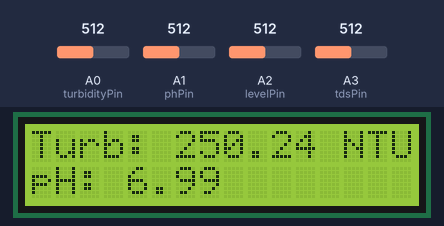
A sketch run on a simulated Arduino Uno, built with avr-gcc and run on an emulated ATmega328P. Parts: 16×2 character LCD. Inputs (shaded band) come from the test bench; at power-on: A0 (turbidityPin) = 512, A1 (phPin) = 512, A2 (levelPin) = 512, A3 (tdsPin) = 512. No radio packets arrive unless stated; what the sketch prints to the serial monitor is not drawn.

Above: at 3.3 s.
3.4 s: A0 (turbidityPin) set to 716
At 9.7 s:
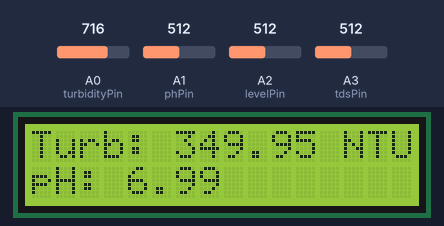
15.9 s: A1 (phPin) set to 716
At 22.3 s:
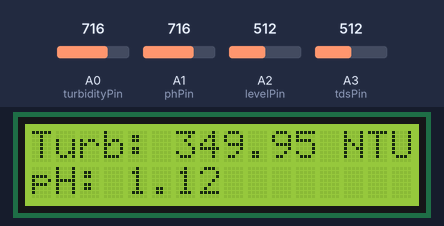
25.9 s: A2 (levelPin) set to 716
At 31.4 s:
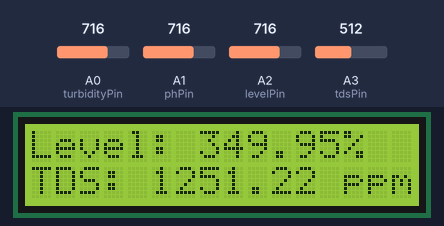
35.7 s: A3 (tdsPin) set to 716
At 44.0 s:
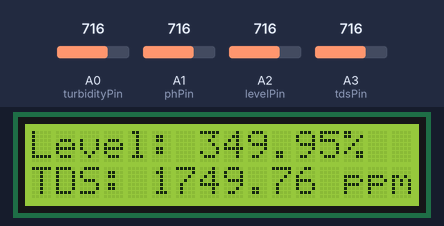
48.2 s: A0 (turbidityPin) set to 992
At 54.3 s:
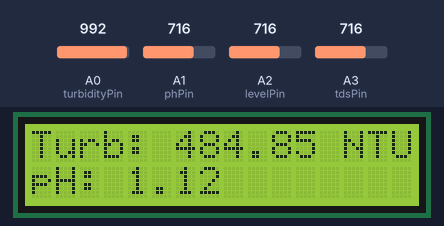
58.0 s: A1 (phPin) set to 992
At 61.2 s:
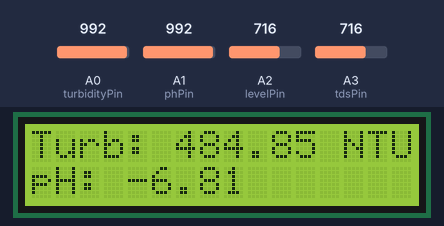
Timing chart, 0 to 62.7 s (numbered marks = the images above; inputs shaded):
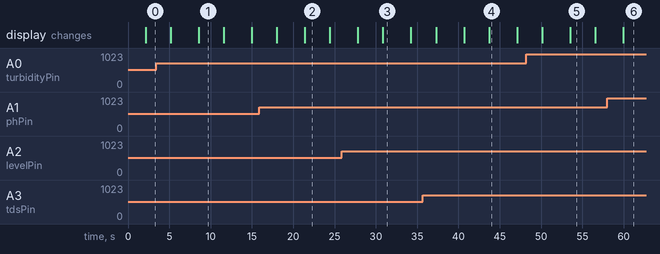

The sketch:

tank2.ino
```cpp
#include <SPI.h>
#include <LoRa.h>
#include <Wire.h>
#include <LiquidCrystal_I2C.h> // Include I2C LCD library

// Define LCD I2C address and screen size
LiquidCrystal_I2C lcd(0x27, 16, 2); // 0x27 is a common I2C address for LCDs

const int turbidityPin = A0;
const int phPin = A1;
const int levelPin = A2;
const int tdsPin = A3;

int counter = 0;

// Functions to calculate sensor values
float calculateTurbidity(int raw_adc, float v_ref = 5.0) {
    return (raw_adc / 1023.0) * v_ref * 100.0;
}
float calculatePH(int raw_adc, float v_ref = 5.0, float ph_ref = 7.0, float voltage_at_ref = 2.5) {
    float voltage = (raw_adc / 1023.0) * v_ref;
    float slope = -0.17;
    return ph_ref + (voltage - voltage_at_ref) / slope;
}
float calculateLevel(int raw_adc, float v_ref = 5.0) {
    return (raw_adc / 1023.0) * v_ref * 100.0;
}
float calculateTDS(int raw_adc, float v_ref = 5.0) {
    return (raw_adc / 1023.0) * v_ref * 500;
}

void setup() {
    Serial.begin(9600);
    Serial.println("LoRa and Sensor Monitor");

    lcd.init();  // Initialize I2C LCD
    lcd.backlight();
    lcd.print("Initializing...");

    if (!LoRa.begin(433E6)) {
        Serial.println("LoRa init failed!");
        lcd.clear();
        lcd.print("LoRa Error!");
        while (1);
    }

    LoRa.setTxPower(20);
    lcd.clear();
    lcd.print("LoRa Ready!");
    delay(2000);
}

void loop() {
    int rawTurbidity = analogRead(turbidityPin);
    float turbidityValue_T2 = calculateTurbidity(rawTurbidity);

    int rawPH = analogRead(phPin);
    float phvalue_T2 = calculatePH(rawPH, 5.0, 7.0, 2.5);

    int rawLevel = analogRead(levelPin);
    float levelvalue_T2 = calculateLevel(rawLevel);

    int rawTDS = analogRead(tdsPin);
    float tdsValue_T2 = calculateTDS(rawTDS);

    // Display Sensor Data on LCD
    lcd.clear();
    lcd.setCursor(0, 0);
    lcd.print("Turb: "); lcd.print(turbidityValue_T2); lcd.print(" NTU");
    lcd.setCursor(0, 1);
    lcd.print("pH: "); lcd.print(phvalue_T2);

    delay(3000); // Give time to view readings

    lcd.clear();
    lcd.setCursor(0, 0);
    lcd.print("Level: "); lcd.print(levelvalue_T2); lcd.print("%");
    lcd.setCursor(0, 1);
    lcd.print("TDS: "); lcd.print(tdsValue_T2); lcd.print(" ppm");

    delay(3000); // Another delay to view readings before sending

    // Send Data via LoRa
    Serial.print("Sending packet: "); Serial.println(counter);

    String message = "TANK 2 - Turb: " + String(turbidityValue_T2) +
                     ", pH: " + String(phvalue_T2) +
                     ", Level: " + String(levelvalue_T2) +
                     ", TDS: " + String(tdsValue_T2);

    LoRa.beginPacket();
    LoRa.print(message);
    LoRa.endPacket();

    counter++;
    delay(300);
}
```

Measured:
- after the input at 3.4 s, the display: first differs from a run without the input after 5.2 s (image 1)
- after the input at 15.9 s, the display: first differs from a run without the input after 5.5 s (image 2)
- after the input at 25.9 s, the display: first differs from a run without the input after 5.0 s (image 3)
- after the input at 35.7 s, the display: first differs from a run without the input after 8.0 s (image 4)
- after the input at 48.2 s, the display: first differs from a run without the input after 5.3 s (image 5)
- after the input at 58.0 s, the display: changes after 1.9 s (image 6)
- what the display in image 1 shows lasts 3.0 s, from 8.6 s to 11.6 s
